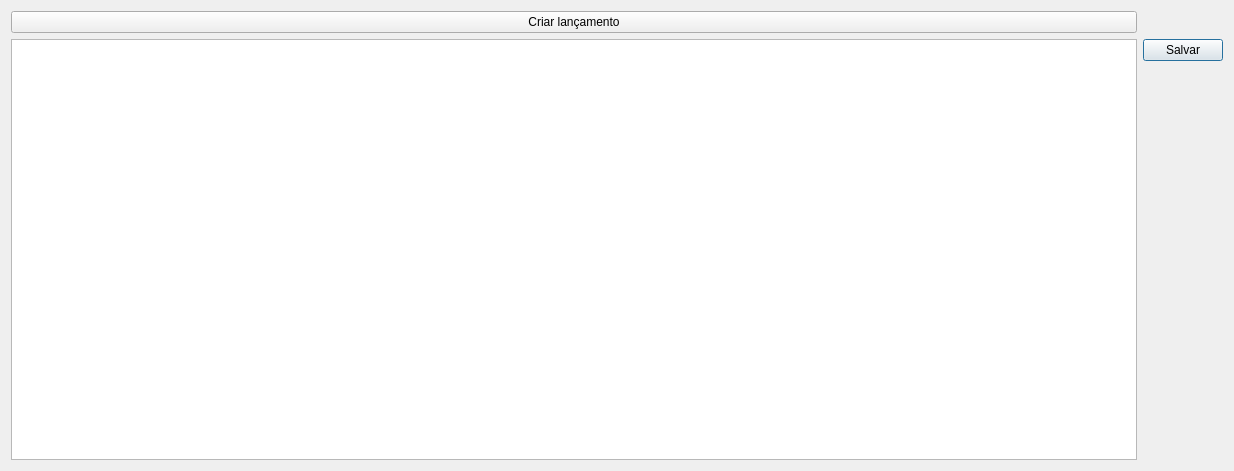
<?xml version="1.0" encoding="UTF-8"?>
<ui version="4.0">
 <class>InserirLancamento</class>
 <widget class="QDialog" name="InserirLancamento">
  <property name="geometry">
   <rect>
    <x>0</x>
    <y>0</y>
    <width>1234</width>
    <height>471</height>
   </rect>
  </property>
  <property name="windowTitle">
   <string>Inserir Lançamento</string>
  </property>
  <layout class="QGridLayout" name="gridLayout">
   <item row="1" column="1">
    <widget class="QPushButton" name="pushButtonSalvar">
     <property name="text">
      <string>Salvar</string>
     </property>
    </widget>
   </item>
   <item row="2" column="1">
    <spacer name="verticalSpacer">
     <property name="orientation">
      <enum>Qt::Vertical</enum>
     </property>
     <property name="sizeHint" stdset="0">
      <size>
       <width>20</width>
       <height>40</height>
      </size>
     </property>
    </spacer>
   </item>
   <item row="1" column="0" rowspan="2">
    <widget class="TableView" name="table"/>
   </item>
   <item row="0" column="0">
    <widget class="QPushButton" name="pushButtonCriarLancamento">
     <property name="text">
      <string>Criar lançamento</string>
     </property>
    </widget>
   </item>
  </layout>
 </widget>
 <customwidgets>
  <customwidget>
   <class>TableView</class>
   <extends>QTableView</extends>
   <header>src/tableview.h</header>
  </customwidget>
 </customwidgets>
 <resources/>
 <connections/>
</ui>
